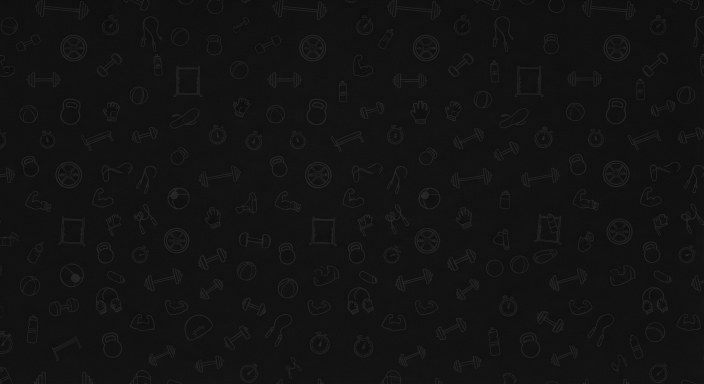
#> input picture tools/chat_pattern/source.jpeg, 1408 x 768 px (shown at 1/2 size)
$ python chat_pattern.py
#> lines starting #> are read from the running program, lines starting #| are printed output that depends on the picture; after the words box and inside, x2 and y2 are one past the last pixel; in counts of white or black regions, pixels touching at a corner belong together
"""Makes the chat background tiles (assets/chat/) from tools/chat_pattern/source.jpeg.

The source is a doodle wallpaper (light lines on a dark background) that
doesn't repeat by itself. This cuts out every doodle and scatters them on a
square tile that wraps around at the edges, so copies of the tile join without
a seam (like WhatsApp's chat background). It writes the lines only, on a
transparent background, once per theme:

    assets/chat/pattern-light.png  (+ @2x)   dark lines, for the light theme
    assets/chat/pattern-dark.png   (+ @2x)   light lines, for the dark theme

The app draws them faintly over the chat's background (Theme.chatPattern*).
Needs Pillow, numpy and scipy. Usage: python tools/chat_pattern.py [--seed N]
"""
import argparse
import random
from pathlib import Path

import numpy as np
from PIL import Image
from scipy import ndimage as ndi

ROOT = Path(__file__).resolve().parent.parent
SOURCE = ROOT / "tools" / "chat_pattern" / "source.jpeg"
OUT = ROOT / "assets" / "chat"

TILE = 800          # tile size in source pixels (= the @2x file)
GAP = 6             # free space around each doodle, in source pixels
MAX_COPIES = 2      # how often one doodle may appear in a tile
COLORS = {"light": (0x19, 0x1C, 0x1A), "dark": (0xEB, 0xEF, 0xED)}  # Theme.text


def line_alpha(gray):
    """Lines as 0..1 coverage: brightness above the (vignetted) background."""
    background = ndi.median_filter(gray, size=31)
    signal = np.clip(gray - background, 0, None)
    alpha = np.clip((signal - 5) / 10, 0, 1)
    # drop the paper texture: specks that aren't part of a stroke
    labels, n = ndi.label(alpha > 0.3)
    sizes = ndi.sum(np.ones_like(alpha), labels, index=np.arange(1, n + 1))
    keep = np.isin(labels, np.flatnonzero(sizes >= 25) + 1)
    keep = ndi.binary_dilation(keep, iterations=2)
    return alpha * keep


def doodles(alpha):
    """(alpha crop, footprint crop) for each doodle fully inside the image."""
    grouped = ndi.binary_dilation(alpha > 0.3, iterations=10)
    labels, _ = ndi.label(grouped)
    out = []
    h, w = alpha.shape
    for index, box in enumerate(ndi.find_objects(labels), start=1):
        ys, xs = box
        if ys.start == 0 or xs.start == 0 or ys.stop == h or xs.stop == w:
            continue    # cut by the image edge
        if max(ys.stop - ys.start, xs.stop - xs.start) < 60:
            continue    # a stray piece of a doodle, not a whole one
        own = np.pad(labels[box] == index, GAP)
        crop = np.pad(alpha[box], GAP) * own
        footprint = ndi.binary_dilation(own, iterations=GAP)
        out.append((crop, footprint))
    return out


def scatter(items, rng):
    tile = np.zeros((TILE, TILE))
    taken = np.zeros((TILE, TILE), bool)
    uses = [0] * len(items)
    order = list(range(len(items)))
    misses = 0
    while misses < 400:
        rng.shuffle(order)
        placed_any = False
        for i in order:
            if uses[i] >= MAX_COPIES:
                continue
            crop, footprint = items[i]
            hh, ww = crop.shape
            for _ in range(60):
                y, x = rng.randrange(TILE), rng.randrange(TILE)
                rows = (np.arange(hh) + y) % TILE
                cols = (np.arange(ww) + x) % TILE
                if (taken[np.ix_(rows, cols)] & footprint).any():
                    continue
                taken[np.ix_(rows, cols)] |= footprint
                region = tile[np.ix_(rows, cols)]
                tile[np.ix_(rows, cols)] = np.maximum(region, crop)
                uses[i] += 1
                placed_any = True
                break
            else:
                misses += 1
        if not placed_any:
            break
    return tile, sum(uses)


def save(alpha, color, path):
    rgba = np.zeros(alpha.shape + (4,), np.uint8)
    rgba[..., :3] = color
    rgba[..., 3] = np.round(alpha * 255)
    Image.fromarray(rgba).save(path, optimize=True)


def main():
    parser = argparse.ArgumentParser(description=__doc__.splitlines()[0])
    parser.add_argument("--seed", type=int, default=7)
    args = parser.parse_args()

    gray = np.asarray(Image.open(SOURCE).convert("L")).astype(float)
    items = doodles(line_alpha(gray))
#> in line_alpha, `labels, n = ndi.label(alpha > 0.3)`:
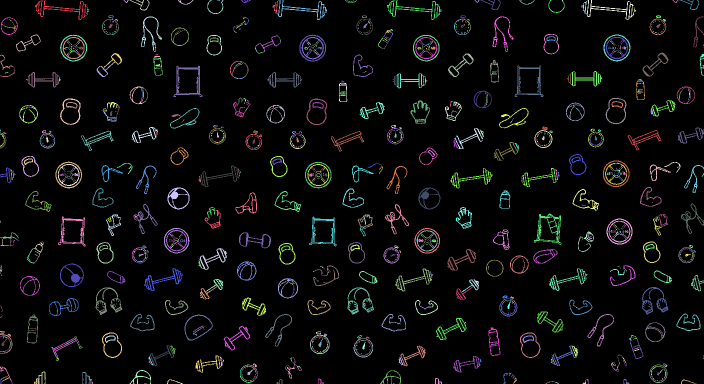
#> labels: shape (768, 1408) int32 (shown at 1/2 size); 1680 distinct labels, from 0 to 1679; one colour per label, 0 black
#> in line_alpha, `labels, n = ndi.label(alpha > 0.3)`: n = 1679
#> in line_alpha, `sizes = ndi.sum(np.ones_like(alpha), labels, index=np.arange(1, n + 1))`: sizes = 1679 values, max 822 at index 982, min 1 at index 9, mean 44.23
#> in line_alpha, `keep = np.isin(labels, np.flatnonzero(sizes >= 25) + 1)`: keep: shape (768, 1408) bool; 6.3% white in thin lines or dots
#> in line_alpha, `keep = ndi.binary_dilation(keep, iterations=2)`: keep: shape (768, 1408) bool; 17.3% white; 225 white regions, largest, box (x1, y1, x2, y2) and area: (1066, 425, 1125, 492) 2010, (543, 0, 656, 42) 1970, (772, 0, 885, 42) 1952
#> in doodles, `grouped = ndi.binary_dilation(alpha > 0.3, iterations=10)`: grouped: shape (768, 1408) bool; 45.6% white; 174 white regions, largest, box (x1, y1, x2, y2) and area: (1250, 473, 1354, 728) 12142, (962, 417, 1133, 563) 10893, (685, 419, 765, 639) 9763
#> in doodles, `labels, _ = ndi.label(grouped)`:
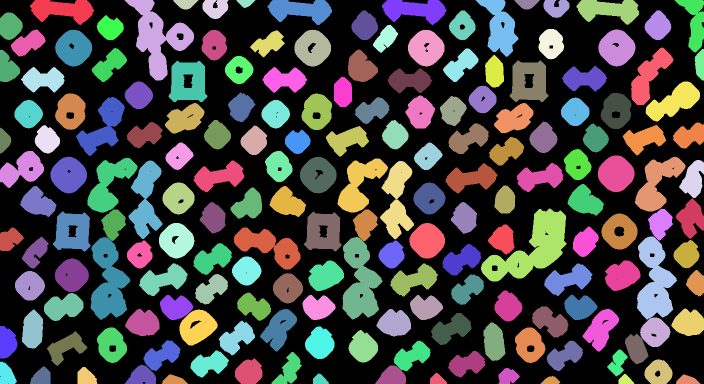
#> labels: shape (768, 1408) int32 (shown at 1/2 size); 180 distinct labels, from 0 to 179; one colour per label, 0 black
#> after the loop in doodles, `for index, box in enumerate(ndi.find_objects(labels), start=1):`:
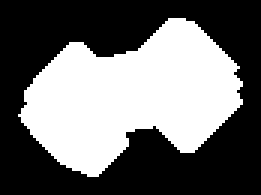
#> own: shape (65, 87) bool (shown 3 times larger); 42.5% white; 1 white region, box (x1, y1, x2, y2) and area: (6, 6, 81, 59) 2402
#> after the loop in doodles, `for index, box in enumerate(ndi.find_objects(labels), start=1):`: out = 116 items
#> items = 116 items
    tile, count = scatter(items, random.Random(args.seed))
#> in scatter, `uses = [0] * len(items)`: uses = 116 values from 0 to 0
#> in scatter, `order = list(range(len(items)))`: order = 116 values from 0 to 115
#> after the loop in scatter, `while misses < 400:`:
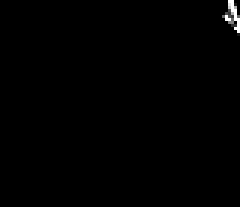
#> region: shape (69, 80) float64 (shown 3 times larger); min 0, max 1, mean 0.00457
#> after the loop in scatter, `while misses < 400:`:
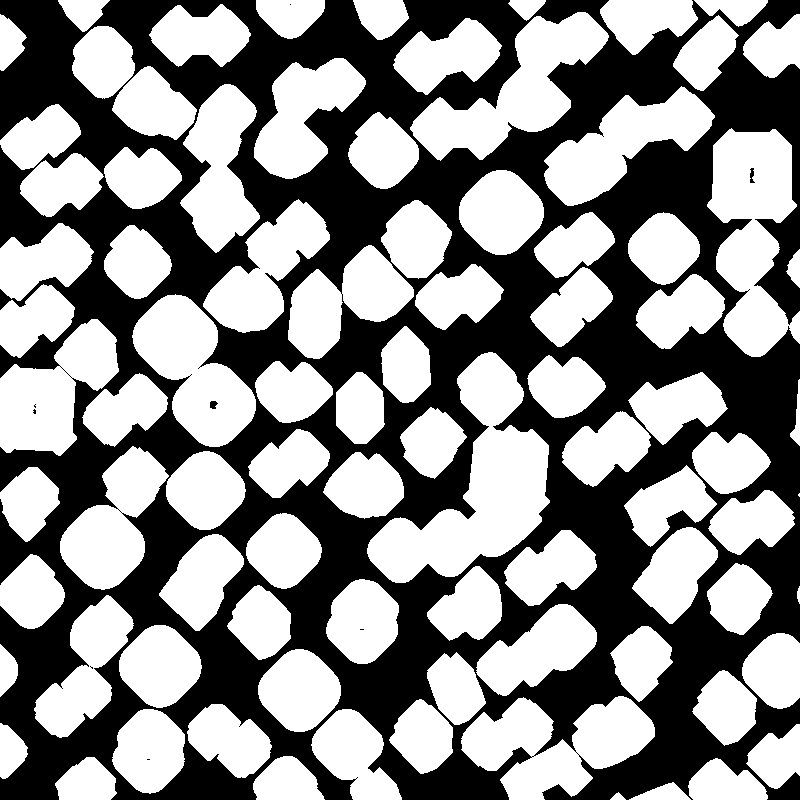
#> taken: shape (800, 800) bool; 55.1% white; 9 black regions (6 under 20 px), largest, box (x1, y1, x2, y2) and area: (0, 0, 800, 800) 287417, (750, 168, 755, 183) 48, (210, 401, 218, 409) 48
#> after the loop in scatter, `while misses < 400:`:
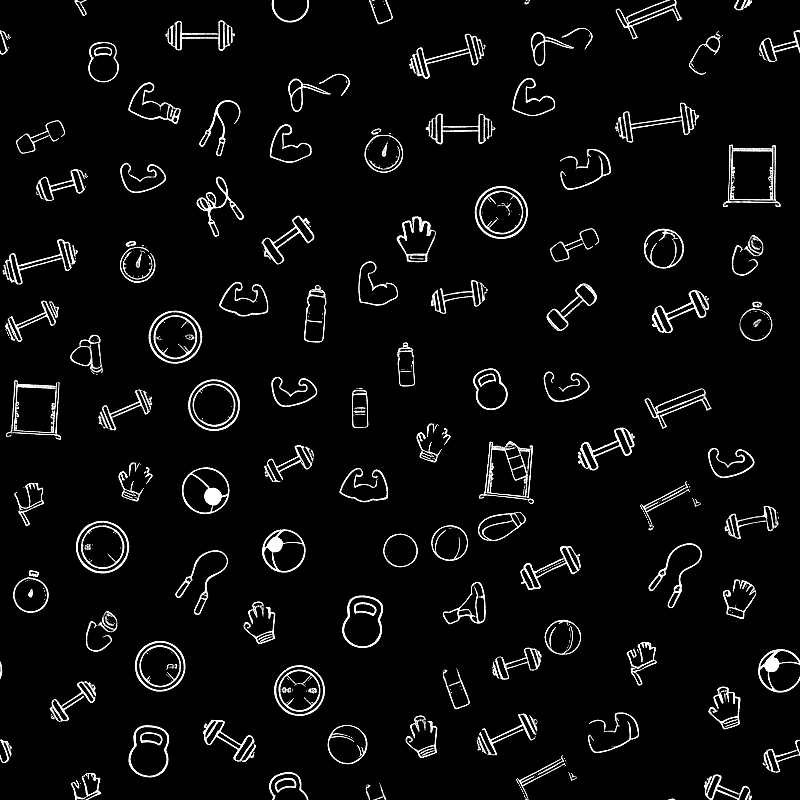
#> tile: shape (800, 800) float64; min 0, max 1, mean 0.0508
#> after the loop in scatter, `while misses < 400:`: misses = 478; uses = 116 values, max 2 at index 2, min 0 at index 4, mean 0.75
#> count = 87
    print(f"{len(items)} doodles in the source, {count} placed on a {TILE}px tile")
#| 116 doodles in the source, 87 placed on a 800px tile

    OUT.mkdir(parents=True, exist_ok=True)
    half = np.asarray(Image.fromarray(np.round(tile * 255).astype(np.uint8))
                      .resize((TILE // 2, TILE // 2), Image.LANCZOS)).astype(float) / 255
    for theme, color in COLORS.items():
        save(tile, color, OUT / f"pattern-{theme}@2x.png")
        save(half, color, OUT / f"pattern-{theme}.png")
#> this loop made 2 passes
#> pass 2, in save (call 3), `Image.fromarray(rgba).save(path, optimize=True)`:
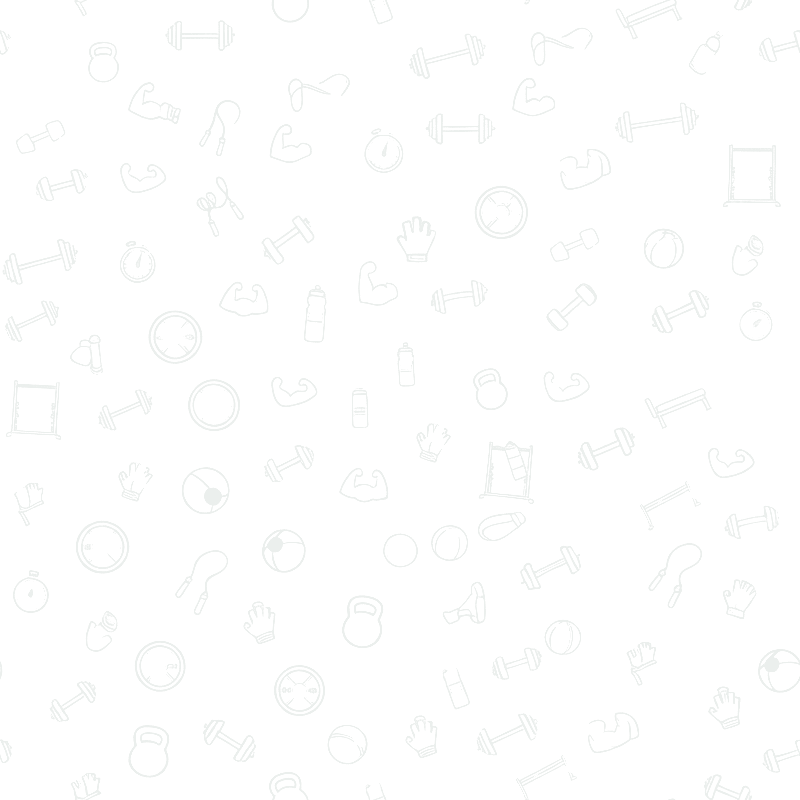
#> saved as pattern-dark@2x.png: PIL image 800x800 RGBA; mean R, G, B, A 235, 239, 237, 13; transparent parts drawn white


if __name__ == "__main__":
    main()
